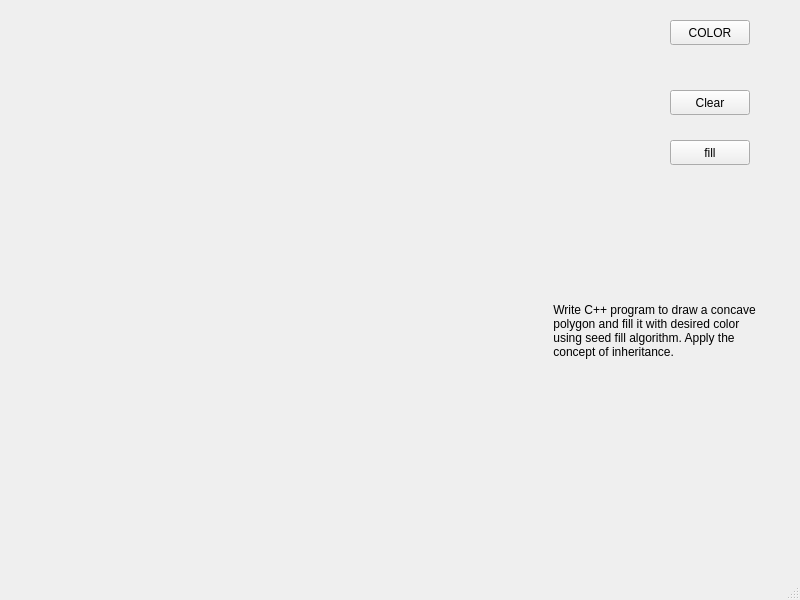
<?xml version="1.0" encoding="UTF-8"?>
<ui version="4.0">
 <class>MainWindow</class>
 <widget class="QMainWindow" name="MainWindow">
  <property name="geometry">
   <rect>
    <x>0</x>
    <y>0</y>
    <width>800</width>
    <height>600</height>
   </rect>
  </property>
  <property name="windowTitle">
   <string>MainWindow</string>
  </property>
  <widget class="QWidget" name="centralwidget">
   <widget class="QLabel" name="label">
    <property name="geometry">
     <rect>
      <x>0</x>
      <y>0</y>
      <width>500</width>
      <height>500</height>
     </rect>
    </property>
    <property name="text">
     <string/>
    </property>
   </widget>
   <widget class="QPushButton" name="pushButton">
    <property name="geometry">
     <rect>
      <x>670</x>
      <y>20</y>
      <width>80</width>
      <height>25</height>
     </rect>
    </property>
    <property name="text">
     <string>COLOR</string>
    </property>
   </widget>
   <widget class="QPushButton" name="pushButton_2">
    <property name="geometry">
     <rect>
      <x>670</x>
      <y>90</y>
      <width>80</width>
      <height>25</height>
     </rect>
    </property>
    <property name="text">
     <string>Clear</string>
    </property>
   </widget>
   <widget class="QLabel" name="label_2">
    <property name="geometry">
     <rect>
      <x>550</x>
      <y>230</y>
      <width>221</width>
      <height>201</height>
     </rect>
    </property>
    <property name="text">
     <string> Write C++ program to draw a concave
 polygon and fill it with desired color
 using seed fill algorithm. Apply the 
 concept of inheritance. </string>
    </property>
   </widget>
   <widget class="QPushButton" name="pushButton_3">
    <property name="geometry">
     <rect>
      <x>670</x>
      <y>140</y>
      <width>80</width>
      <height>25</height>
     </rect>
    </property>
    <property name="text">
     <string>fill</string>
    </property>
   </widget>
  </widget>
  <widget class="QMenuBar" name="menubar">
   <property name="geometry">
    <rect>
     <x>0</x>
     <y>0</y>
     <width>800</width>
     <height>25</height>
    </rect>
   </property>
  </widget>
  <widget class="QStatusBar" name="statusbar"/>
 </widget>
 <resources/>
 <connections/>
</ui>
